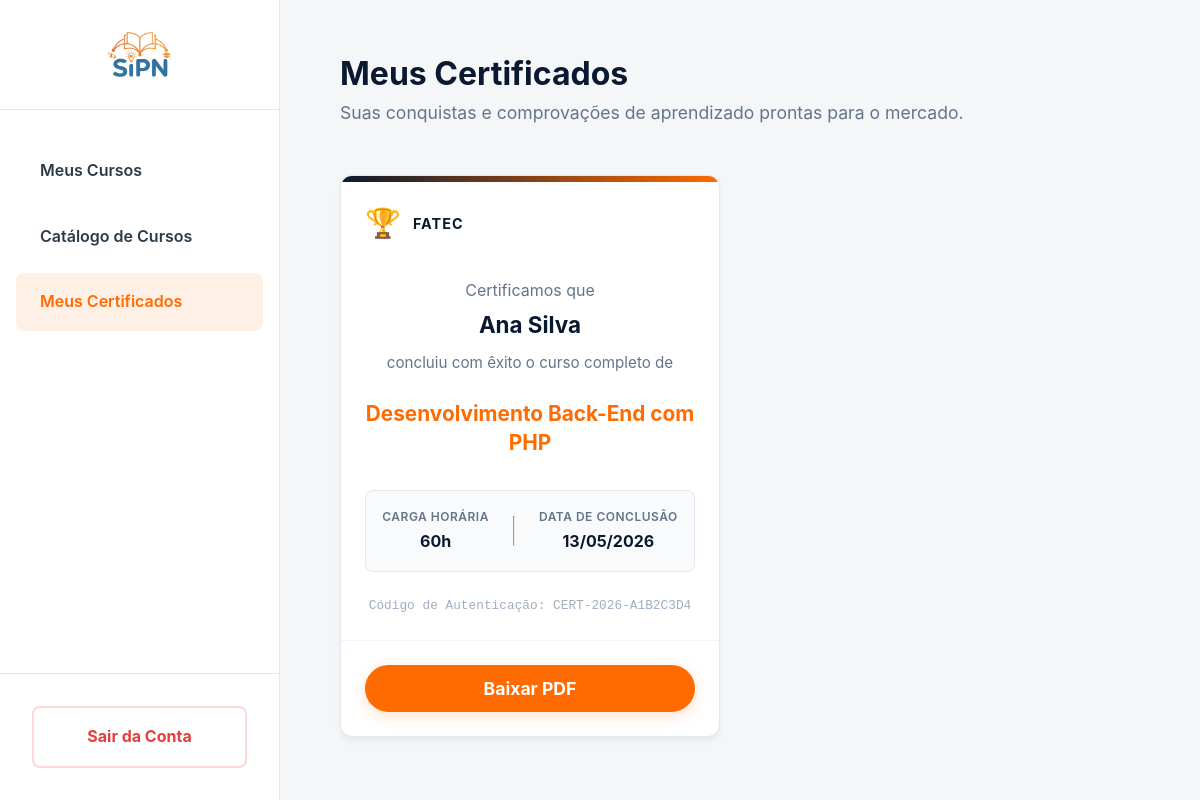
Screenshot of /view/certificados.php (signed in) with the database file from the repository.
### tables this page shows
CREATE TABLE certificados (
    codigo_autenticacao VARCHAR(50) PRIMARY KEY,
    aluno_id INT NOT NULL,
    curso_id INT,
    curso_titulo_snapshot VARCHAR(150) NOT NULL,
    entidade_nome_snapshot VARCHAR(100) NOT NULL,
    carga_horaria_snapshot VARCHAR(20) NOT NULL,
    data_emissao DATETIME DEFAULT CURRENT_TIMESTAMP,
    FOREIGN KEY (aluno_id) REFERENCES usuarios(id) ON DELETE CASCADE,
    FOREIGN KEY (curso_id) REFERENCES cursos(id) ON DELETE SET NULL
);

CREATE TABLE usuarios (
    id INT AUTO_INCREMENT PRIMARY KEY,
    nome VARCHAR(100) NOT NULL,
    email VARCHAR(100) NOT NULL UNIQUE,
    senha VARCHAR(255) NOT NULL,
    tipo ENUM('aluno', 'funcionario') NOT NULL,
    data_cadastro DATETIME DEFAULT CURRENT_TIMESTAMP
);

### view/certificados.php (the view, shortened to what this page needs)
<?php
require_once '../controller/conexao.php';
$usuario_id = $_SESSION['usuario_id'] ?? 0;
$sql = "SELECT c.codigo_autenticacao AS id_certificado,
               c.curso_titulo_snapshot AS curso_titulo,
               c.entidade_nome_snapshot AS entidade,
               c.carga_horaria_snapshot AS carga_horaria,
               DATE_FORMAT(c.data_emissao, '%d/%m/%Y') AS data_conclusao,
               u.nome AS nome_aluno
        FROM certificados c
        JOIN usuarios u ON c.aluno_id = u.id
        WHERE c.aluno_id = ?";
$stmt = $pdo->prepare($sql);
$stmt->execute([$usuario_id]);
$certificados = $stmt->fetchAll(PDO::FETCH_ASSOC);
$nome_aluno = "Estudante SIPN";
if (count($certificados) > 0) {
    $nome_aluno = $certificados[0]['nome_aluno'];
}
?>
<!DOCTYPE html>
<html lang="pt-br">
<head>
    <link rel="stylesheet" href="../assets/css/style.css">
    <link rel="stylesheet" href="../assets/css/dashboard.css">
    <link rel="stylesheet" href="../assets/css/certificados.css">
</head>
<body class="dashboard-body">
    <section class="dashboard-layout">
        <aside class="sidebar">
            <header class="sidebar-header">
                <img src="../assets/img/logo.png" alt="Logo SIPN" class="sidebar-logo">
            </header>
            <nav class="sidebar-nav">
                <a href="painel_aluno.php#meus-cursos" class="sidebar-link">Meus Cursos</a>
                <a href="painel_aluno.php#catalogo" class="sidebar-link">Catálogo de Cursos</a>
                <a href="certificados.php" class="sidebar-link active">Meus Certificados</a>
            </nav>
            <footer class="sidebar-footer">
                <a href="../controller/logout.php" class="btn-logout">Sair da Conta</a>
            </footer>
        </aside>
        <main class="dashboard-content">
            <header class="content-header">
                <h2>Meus Certificados</h2>
                <p>Suas conquistas e comprovações de aprendizado prontas para o mercado.</p>
            </header>
            <section class="cert-grid">
                <?php foreach ($certificados as $cert): ?>
                <article class="cert-card" id="card-<?php echo htmlspecialchars($cert['id_certificado']); ?>">
                    <header class="cert-header">
                        <span class="cert-icon">🏆</span>
                        <span class="cert-entity"><?php echo htmlspecialchars($cert['entidade']); ?></span>
                    </header>
                    <section class="cert-body">
                        <p class="cert-student">Certificamos que <br><strong><?php echo htmlspecialchars($nome_aluno); ?></strong></p>
                        <p class="cert-text">concluiu com êxito o curso completo de</p>
                        <h3 class="cert-course"><?php echo htmlspecialchars($cert['curso_titulo']); ?></h3>
                        <section class="cert-details">
                            <article class="detail-item">
                                <span class="detail-label">Carga Horária</span>
                                <span class="detail-value"><?php echo htmlspecialchars($cert['carga_horaria']); ?></span>
                            </article>
                            <hr class="detail-divider">
                            <article class="detail-item">
                                <span class="detail-label">Data de Conclusão</span>
                                <span class="detail-value"><?php echo htmlspecialchars($cert['data_conclusao']); ?></span>
                            </article>
                        </section>
                        <p class="cert-code">Código de Autenticação: <?php echo htmlspecialchars($cert['id_certificado']); ?></p>
                    </section>
                    <footer class="cert-footer">
                        <button class="btn-solid w-100 btn-download-cert" data-target="card-<?php echo htmlspecialchars($cert['id_certificado']); ?>">Baixar PDF</button>
                    </footer>
                </article>
                <?php endforeach; ?>
            </section>
        </main>
    </section>
</body>
</html>

### assets/css/style.css (style rules this page uses)
:root { --primary: #0A192F; --primary-light: #172A45; --accent: #FF6B00; --bg: #F4F6F8; --text: #2B3A4A; --text-light: #64748b; --white: #FFFFFF; --radius: 12px; --shadow: 0 10px 30px rgba(0,0,0,0.08); --sidebar-width: 280px; }
* { margin: 0; padding: 0; box-sizing: border-box; font-family: 'Inter', system-ui, -apple-system, sans-serif; }
body { background-color: var(--bg); color: var(--text); line-height: 1.6; }
.w-100 { width: 100%; }
.btn-solid, .btn-outline, .btn-solid-white, .btn-option, .btn-outline-small { padding: 0.8rem 2.2rem; border-radius: 50px; font-weight: 700; cursor: pointer; text-decoration: none; border: none; transition: all 0.3s ease; font-size: 1.1rem; display: inline-block; text-align: center; }
.btn-solid { background: var(--accent); color: var(--white); box-shadow: 0 4px 15px rgba(255, 107, 0, 0.2); }

### assets/css/dashboard.css (style rules this page uses)
.dashboard-body { background-color: var(--bg); overflow-x: hidden; }
.dashboard-layout { display: flex; min-height: 100vh; }
.sidebar { width: var(--sidebar-width); background-color: var(--white); border-right: 1px solid #e2e8f0; display: flex; flex-direction: column; position: fixed; height: 100vh; left: 0; top: 0; z-index: 100; }
.sidebar-header { padding: 2rem; border-bottom: 1px solid #e2e8f0; display: flex; justify-content: center; }
.sidebar-logo { height: 45px; }
.sidebar-nav { flex: 1; padding: 2rem 1rem; display: flex; flex-direction: column; gap: 0.5rem; }
.sidebar-link { text-decoration: none; color: var(--text); padding: 1rem 1.5rem; border-radius: 8px; font-weight: 600; transition: all 0.2s; }
.sidebar-link.active { background-color: rgba(255, 107, 0, 0.1); color: var(--accent); }
.sidebar-footer { padding: 2rem; border-top: 1px solid #e2e8f0; }
.btn-logout { display: block; text-align: center; text-decoration: none; color: #e53e3e; font-weight: 700; padding: 1rem; border: 2px solid #fed7d7; border-radius: 8px; transition: all 0.2s; }
.dashboard-content { flex: 1; margin-left: var(--sidebar-width); padding: 3rem 5%; max-width: 100vw; }
.content-header { margin-bottom: 3rem; }
.content-header h2 { font-size: 2rem; color: var(--primary); }
.content-header p { color: var(--text-light); font-size: 1.1rem; }

### assets/css/certificados.css (style rules this page uses)
.cert-grid { display: grid; grid-template-columns: repeat(auto-fill, minmax(350px, 1fr)); gap: 2.5rem; }
.cert-card { background: var(--white); border-radius: var(--radius); box-shadow: 0 4px 6px rgba(0,0,0,0.05); border: 1px solid #e2e8f0; overflow: hidden; display: flex; flex-direction: column; position: relative; transition: transform 0.3s ease, box-shadow 0.3s ease; }
.cert-card::before { content: ''; position: absolute; top: 0; left: 0; width: 100%; height: 6px; background: linear-gradient(90deg, var(--primary), var(--accent)); }
.cert-header { padding: 1.5rem 1.5rem 0.5rem; display: flex; align-items: center; gap: 12px; }
.cert-icon { font-size: 1.8rem; }
.cert-entity { font-weight: 700; color: var(--primary); text-transform: uppercase; letter-spacing: 1px; font-size: 0.9rem; }
.cert-body { padding: 1.5rem; flex: 1; text-align: center; display: flex; flex-direction: column; justify-content: center; }
.cert-student { font-size: 1rem; color: var(--text-light); margin-bottom: 0.5rem; }
.cert-student strong { color: var(--primary); font-size: 1.4rem; display: block; margin-top: 0.2rem; }
.cert-text { font-size: 0.95rem; color: var(--text-light); margin-bottom: 1.5rem; }
.cert-course { font-size: 1.3rem; color: var(--accent); margin-bottom: 2rem; line-height: 1.4; min-height: 2.8rem; display: flex; align-items: center; justify-content: center; }
.cert-details { display: flex; justify-content: center; align-items: center; gap: 1.5rem; background: #f8fafc; padding: 1rem; border-radius: 8px; margin-bottom: 1.5rem; border: 1px solid #e2e8f0; }
.detail-item { display: flex; flex-direction: column; gap: 0.2rem; }
.detail-divider { width: 1px; height: 30px; background-color: #cbd5e0; }
.detail-label { font-size: 0.75rem; text-transform: uppercase; letter-spacing: 0.5px; color: var(--text-light); font-weight: 600; }
.detail-value { font-size: 1rem; color: var(--primary); font-weight: 700; }
.cert-code { font-size: 0.8rem; color: #a0aec0; font-family: monospace; }
.cert-footer { padding: 1.5rem; background: transparent; border-top: 1px solid #f1f5f9; }

### rows the page displays
certificados: entidade_nome_snapshot "FATEC", aluno.nome "Ana Silva", curso_titulo_snapshot "Desenvolvimento Back-End com PHP", carga_horaria_snapshot "60h", data_conclusao "13/05/2026", codigo_autenticacao "CERT-2026-A1B2C3D4"
